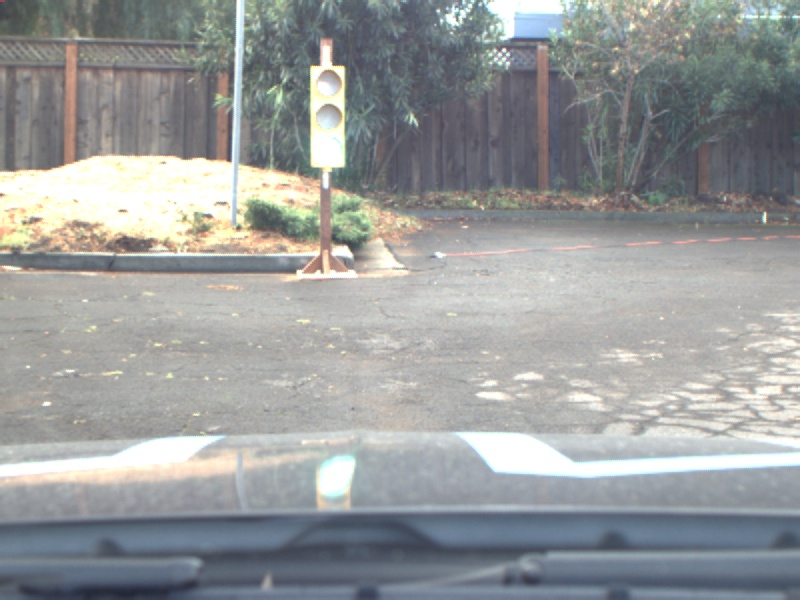
#> input picture sample_data/left0000.jpg, 800 x 600 px; its folder holds only this picture in this run
$ python -i ssd_detector.py   (imports and definitions only)
#> lines starting #> are read from the running program, lines starting #| are printed output that depends on the picture; after the words box and inside, x2 and y2 are one past the last pixel; in counts of white or black regions, pixels touching at a corner belong together
#> further down, picture is the input picture: shape (600, 800, 3); mean B, G, R 154.9, 154.8, 152.2
#!/usr/bin/env python

import numpy as np
import tensorflow as tf
import cv2
# import matplotlib.pyplot as plt
import glob
import time

# if you want to use Hydrogen in Atom, uncomment the following line
# %matplotlib inline

# GRAPH_FILE = './traffic_light_inference_graph/frozen_inference_graph.pb'
GRAPH_FILE = './frozen_inference_graph.pb'
BOXES_SCORE_MIN = 0.5


# [125 lines left out: functions load_file_names, load_images, load_graph, TLDetection, TLBoxes, TLResizeBoxes and 3 more, not called in this run]


def TLImage_Pro(image):
    # Image processing using openCV
    image_hsv = cv2.cvtColor(image, cv2.COLOR_BGR2HSV)
#> image_hsv: shape (600, 800, 3); mean H, S, V 69.8, 25.3, 161.3
    #cv2.imwrite('/home/gabymoynahan/CarND-Capstone/data/processed_images/HSV_{}.png'.format(time.time()),image_hsv)
    lower_red = np.array([0,50,50])
    upper_red = np.array([10,255,255])
    red1 = cv2.inRange(image_hsv, lower_red , upper_red)
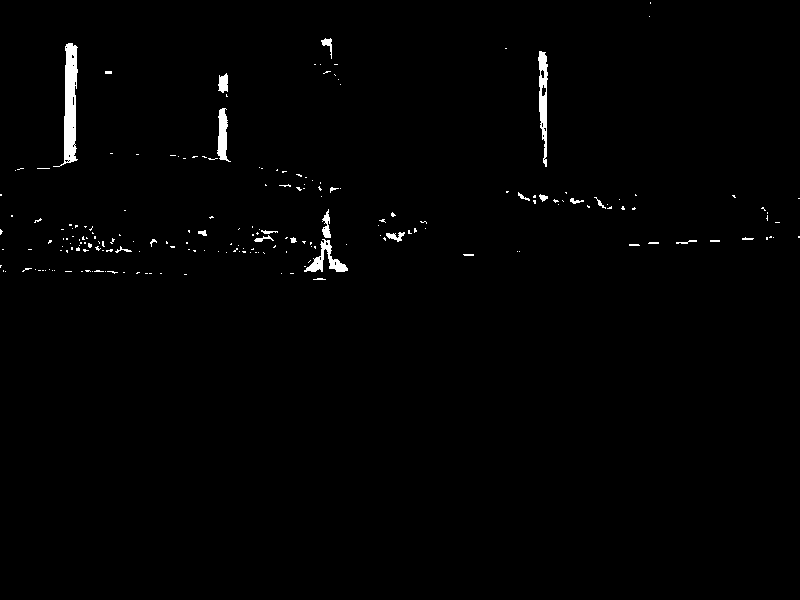
#> red1: shape (600, 800); 1% white; 204 white regions (178 under 20 px), largest, box (x1, y1, x2, y2) and area: (53, 43, 78, 167) 1354, (538, 51, 548, 167) 663, (304, 239, 348, 272) 486

    lower_red = np.array([170,50,50])
    upper_red = np.array([180,255,255])
    red2 = cv2.inRange(image_hsv, lower_red , upper_red)
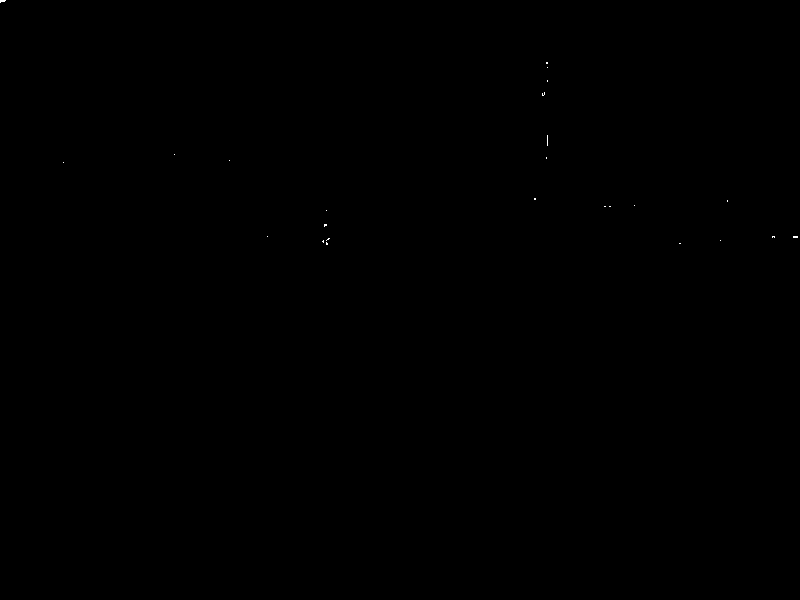
#> red2: shape (600, 800); 0.02% white in thin lines or dots, all inside (x1, y1, x2, y2) = (0, 0, 798, 245)
    converted_img = cv2.addWeighted(red1, 1.0, red2, 1.0, 0.0)
#> converted_img: shape (600, 800); 1% white; 204 white regions (178 under 20 px), largest, box (x1, y1, x2, y2) and area: (53, 43, 78, 167) 1355, (538, 51, 548, 167) 690, (304, 209, 348, 272) 654
    #cv2.imwrite('/home/gabymoynahan/CarND-Capstone/data/processed_images/converted_{}.png'.format(time.time()),converted_img)
    blur_img = cv2.GaussianBlur(converted_img,(15,15),0)
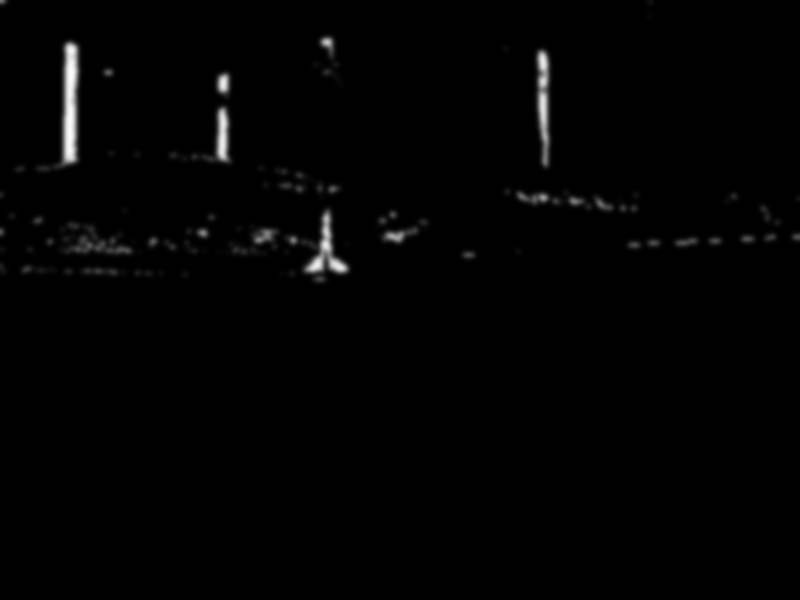
#> blur_img: shape (600, 800); min 0, max 251, mean 2.6

    circles = cv2.HoughCircles(blur_img,cv2.HOUGH_GRADIENT,0.5,41, param1=70,param2=30,minRadius=5,maxRadius=120)
#> circles = None
    #cv2.imwrite('/home/gabymoynahan/CarND-Capstone/data/processed_images/circles_{}.png'.format(time.time()),circles)
    return circles


# [16 lines not run here, left out]
    # process_images(jpg_imgs, threshold=0.5)

>>> import cv2
>>> picture = cv2.imread('sample_data/left0000.jpg')
>>> result = TLImage_Pro(picture)

$ run again, on sample_data/left0042.jpg
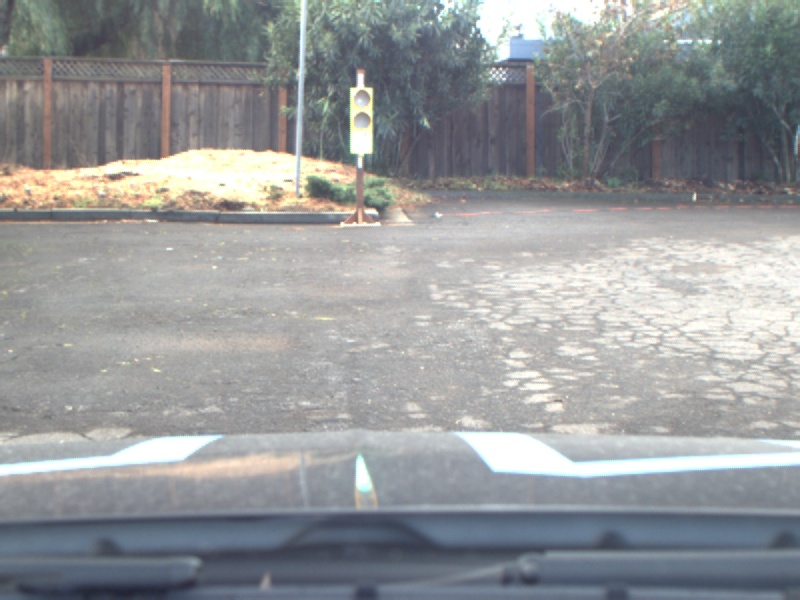
#> input picture sample_data/left0042.jpg, 800 x 600 px
#> picture is the input picture: shape (600, 800, 3); mean B, G, R 153.9, 152.4, 149.9
#> image_hsv: shape (600, 800, 3); mean H, S, V 74.5, 24.9, 159
#> in TLImage_Pro, `red1 = cv2.inRange(image_hsv, lower_red , upper_red)`:
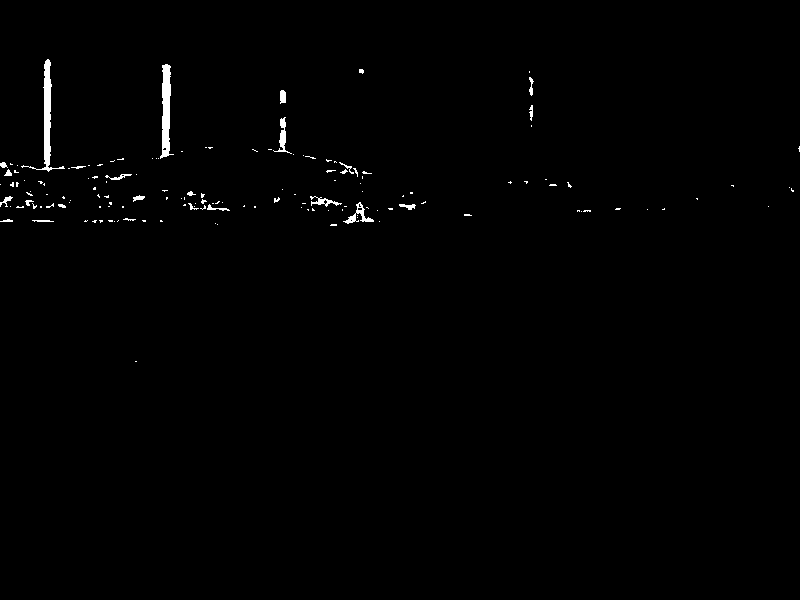
#> red1: shape (600, 800); 0.71% white; 148 white regions (122 under 20 px), largest, box (x1, y1, x2, y2) and area: (21, 59, 65, 172) 762, (160, 64, 174, 159) 716, (343, 202, 374, 224) 190
#> red2: shape (600, 800); 0.01% white in thin lines or dots, all inside (x1, y1, x2, y2) = (40, 84, 800, 221)
#> converted_img: shape (600, 800); 0.73% white; 149 white regions (122 under 20 px), largest, box (x1, y1, x2, y2) and area: (21, 59, 65, 172) 764, (160, 64, 174, 159) 716, (343, 200, 374, 224) 203
#> circles = None

$ run again, on sample_data/left0110.jpg
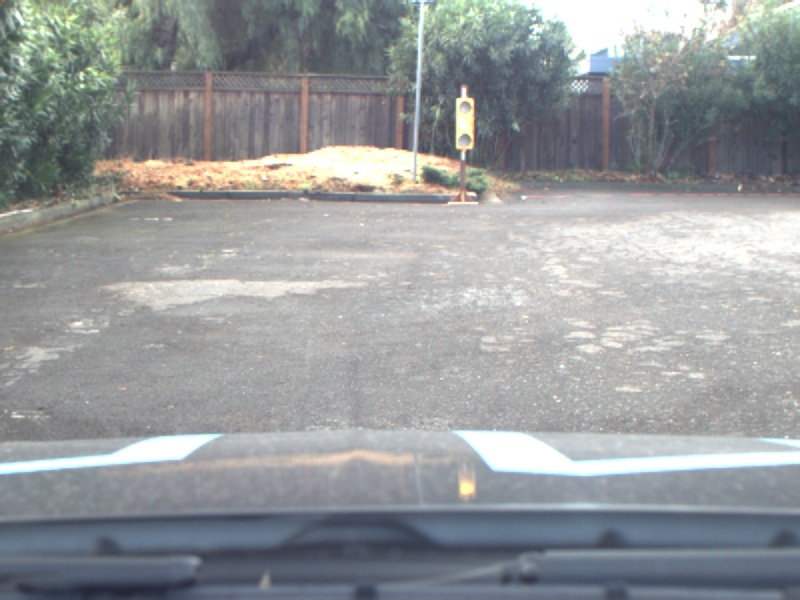
#> input picture sample_data/left0110.jpg, 800 x 600 px
#> picture is the input picture: shape (600, 800, 3); mean B, G, R 155.9, 154.2, 150.8
#> image_hsv: shape (600, 800, 3); mean H, S, V 79.7, 24.3, 160.6
#> in TLImage_Pro, `red1 = cv2.inRange(image_hsv, lower_red , upper_red)`:
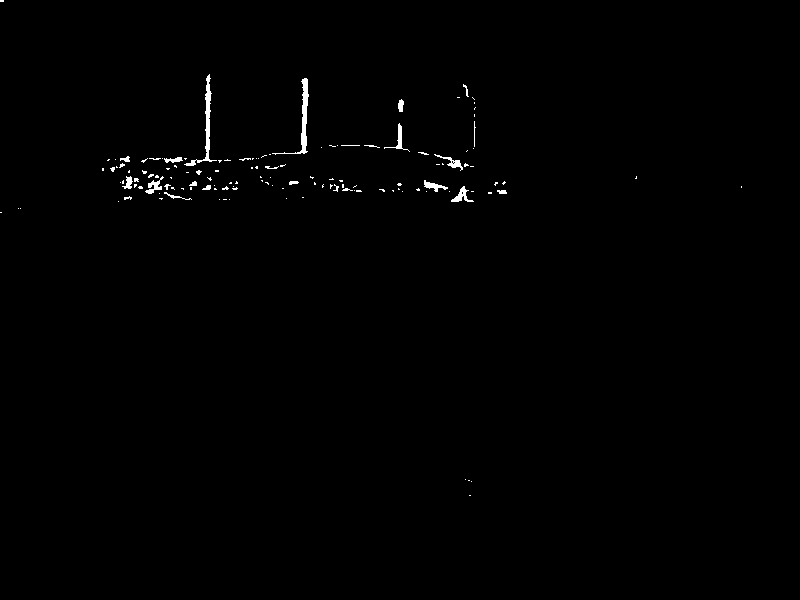
#> red1: shape (600, 800); 0.56% white; 133 white regions (113 under 20 px), largest, box (x1, y1, x2, y2) and area: (184, 74, 217, 166) 424, (272, 78, 309, 155) 421, (451, 186, 474, 202) 138
#> red2: shape (600, 800); 0.02% white in thin lines or dots, all inside (x1, y1, x2, y2) = (154, 81, 773, 201)
#> converted_img: shape (600, 800); 0.58% white; 133 white regions (112 under 20 px), largest, box (x1, y1, x2, y2) and area: (184, 74, 217, 166) 430, (272, 78, 309, 155) 423, (384, 123, 410, 152) 153
#> circles = None

$ run again, on sample_data/left0212.jpg
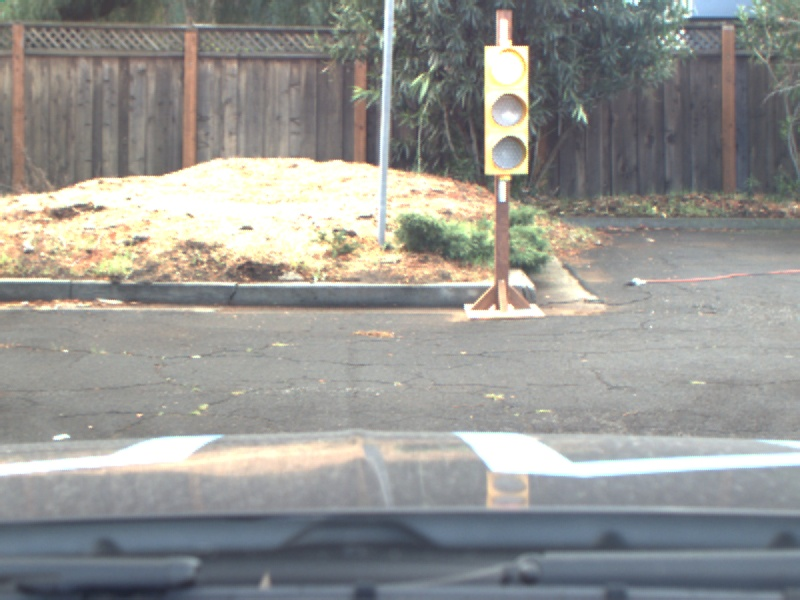
#> input picture sample_data/left0212.jpg, 800 x 600 px
#> picture is the input picture: shape (600, 800, 3); mean B, G, R 146.1, 149.4, 149.4
#> image_hsv: shape (600, 800, 3); mean H, S, V 64.2, 27.6, 156.5
#> in TLImage_Pro, `red1 = cv2.inRange(image_hsv, lower_red , upper_red)`:
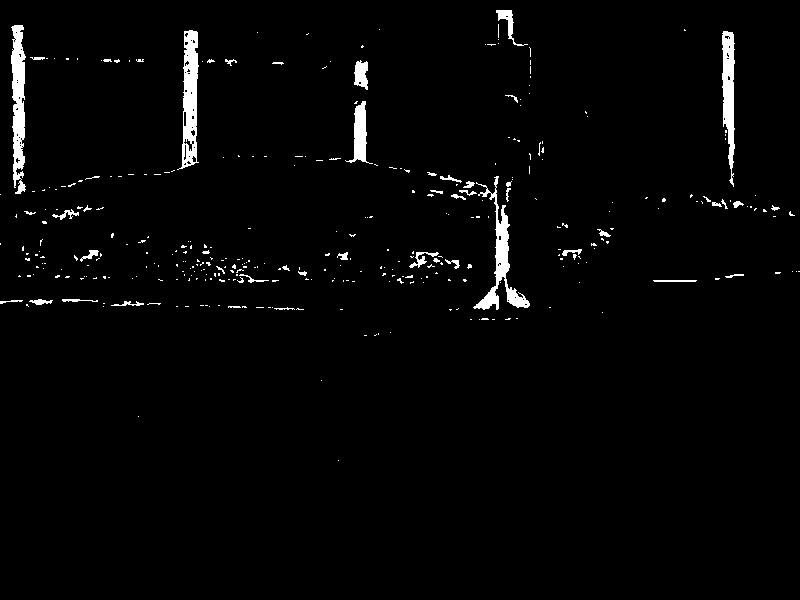
#> red1: shape (600, 800); 2.2% white; 350 white regions (302 under 20 px), largest, box (x1, y1, x2, y2) and area: (11, 25, 26, 194) 1720, (177, 30, 199, 170) 1688, (473, 176, 530, 310) 1587
#> red2: shape (600, 800); 0.03% white in thin lines or dots, all inside (x1, y1, x2, y2) = (63, 9, 792, 293)
#> converted_img: shape (600, 800); 2.3% white; 348 white regions (299 under 20 px), largest, box (x1, y1, x2, y2) and area: (11, 25, 26, 194) 1720, (177, 30, 199, 170) 1692, (473, 176, 530, 310) 1619
#> in TLImage_Pro, `blur_img = cv2.GaussianBlur(converted_img,(15,15),0)`:
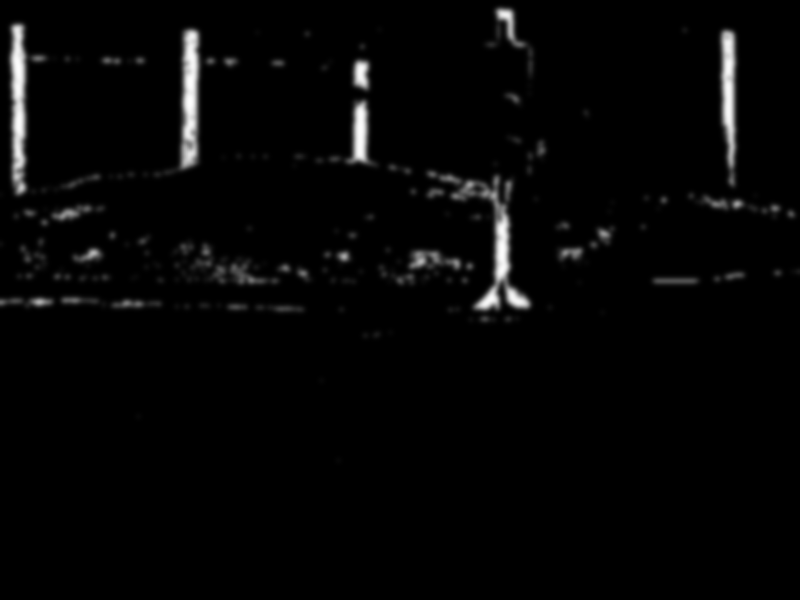
#> blur_img: shape (600, 800); min 0, max 254, mean 5.8
#> circles = None
